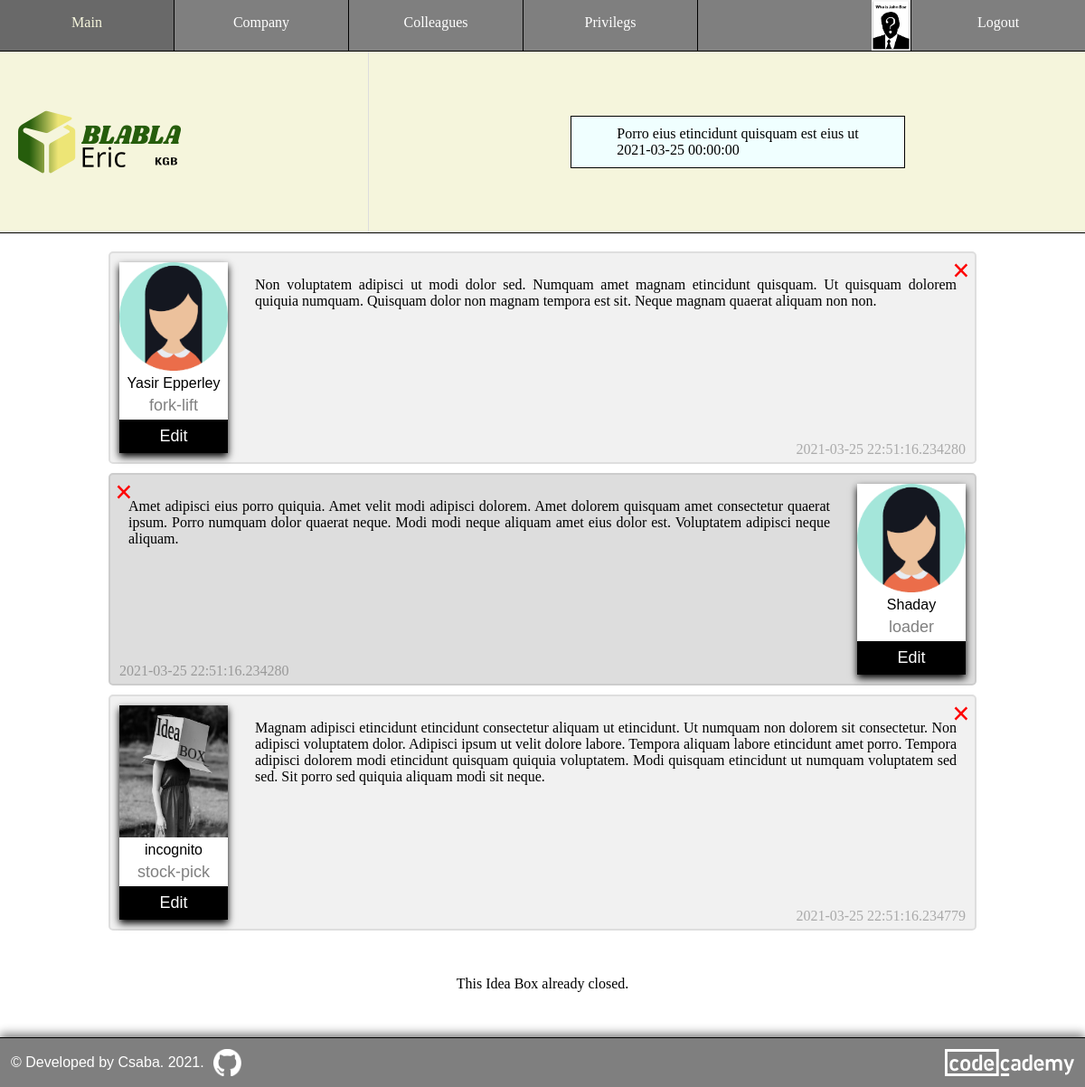
The page /idea_box/1 (signed in) on the database its author committed.
### models.py (models this page shows, shortened)
class Colleagues(db.Model, UserMixin):
    id = db.Column(db.Integer, primary_key = True)
    user_name = db.Column(db.String(32), unique = True, index = True)
    email = db.Column(db.String(128), unique = True, index = True)
    confirmed = db.Column(db.Integer, unique = False, default = 0)
    first_name = db.Column(db.String(32), nullable = False, index = True)
    last_name = db.Column(db.String(64), nullable = False, index = True)
    avatar = db.Column(db.String(8), nullable = True)
    position = db.Column(db.String(2048), index = True)
    password_hash = db.Column(db.String(128))
    company_id = db.Column(db.Integer, db.ForeignKey("company.id"))
    ideas = db.relationship(
        "Ideas",
        backref = "colleague",
        lazy = "dynamic",
        cascade = "all, delete, delete-orphan"  # cascading deletion
    )
    admin = db.relationship(
        "Admins",
        backref = "colleague",
        lazy = "dynamic",
        cascade = "all, delete, delete-orphan"  # cascading deletion
    )

class Boxes(db.Model):
    id = db.Column(db.Integer, primary_key = True)
    name = db.Column(db.String(128), unique = True, index = True)
    description = db.Column(db.String(16384), index = True)
    create_at = db.Column(db.DateTime, index = True, default = datetime.utcnow)
    close_at = db.Column(db.String(128), index = True, default = datetime.utcnow)
    admin_id = db.Column(db.Integer, db.ForeignKey("admins.id"))
    ideas = db.relationship(
        "Ideas",
        backref = "box",
        lazy = "dynamic",
        cascade = "all, delete, delete-orphan"  # cascading deletion
    )

class Ideas(db.Model):
    id = db.Column(db.Integer, primary_key = True)
    idea = db.Column(db.String(32768), index = True)
    sign = db.Column(db.String(128))
    create_at = db.Column(db.DateTime, index = True, default = datetime.utcnow)
    box_id = db.Column(db.Integer, db.ForeignKey("boxes.id"))
    colleague_id = db.Column(db.Integer, db.ForeignKey("colleagues.id"))

### routes.py (the view)
@app.route("/idea_box/<int:id>", methods = ["GET", "POST"])
@login_required
def idea_box(id):
    idea_box = get_idea_box(id, current_user)
    if not idea_box:
        return unathorized("You cannot to view this Idea Box.", "error")
    if is_auth_box(current_user):
        current_user.is_admin = True
    idea_box.Boxes.is_open = is_open(idea_box.Boxes.close_at)
    ideas = Ideas.query.filter(Ideas.box_id == id).all()
    for idea in ideas:
        colleague = Colleagues.query.get(idea.colleague_id)
        idea.avatar = get_avatar(colleague)
        idea.position = colleague.position
    return render_template(
        "idea_box.html",
        update_box = is_auth_box(current_user),      # to add edit icon to authorized admin
        box = idea_box.Boxes,
        ideas = ideas,
        change_logo = is_auth_company(current_user), # to add click event to change logo for authorized admin
        logo = get_logo(current_user),
        nav = get_nav(current_user)
    )

### date.py (called while the page is built)
def str_to_date(str, format="%Y-%m-%d"):
    if type(str) == datetime:
        str = datetime.strftime(str, format)
    return datetime.strptime(str[ : 10], format)

def add_day(date, day):
    return date + timedelta(days = day)

def is_open(str_date):
    close_at = add_day(str_to_date(str_date), 1)
    return close_at > datetime.now()

### helper.py (called while the page is built)
def get_admin(current_user):
    admin = Admins.query.filter(Admins.colleague_id == current_user.id).first()
    if not admin:
        admin = instatiate_admin(False)
    return admin

def is_auth_company(current_user):
    admin = get_admin(current_user)
    if not admin.update_company:
        return False
    return True

def is_auth_colleague(current_user, colleague=None):
    if not colleague:
        colleague = current_user
    admin = get_admin(current_user)
    if not admin.update_colleague:
        return False
    if current_user.company_id != colleague.company_id:
        return False
    return True

def is_auth_privilegs(current_user, colleague=None):
    if not colleague:
        colleague = current_user
    admin = get_admin(current_user)
    if not admin.update_privilegs:
        return False
    if current_user.company_id != colleague.company_id:
        return False
    return True

def is_auth_box(current_user):
    admin = get_admin(current_user)
    if not admin.update_box:
        return False
    return True

def get_avatar(current_user):
    extension = current_user.avatar
    if extension:
        file = f"{current_user.id}.{extension}"
        if not os.path.exists(f"static/avatars/{file}"):
            bucket = os.environ["S3_BUCKET"]
            object_name = f"avatars/{file}"
            s3.download(bucket, object_name, f"static/{object_name}")
        return file
    else:
        return "default.png"

def get_logo(current_user):
    id = current_user.company_id
    company = Company.query.get(id)
    logo_extension = company.logo
    if logo_extension:
        file = f"{id}.{logo_extension}"
        if not os.path.exists(f"static/logo/{file}"):
            bucket = os.environ["S3_BUCKET"]
            object_name = f"logo/{file}"
            s3.download(bucket, object_name, f"static/{object_name}")
        return file
    else:
        return "idea-box.svg"

### models.py (called while the page is built)
@login_manager.user_loader
def load_colleague(id):
    return Colleagues.query.get(int(id))

### templates/idea_box.html (shortened to what this page needs)
{% extends "base.html" %}
{% block css %}
<link rel="stylesheet" href="{{ url_for('static', filename = 'style/create_box.css') }} " />
<link rel="stylesheet" href="{{ url_for('static', filename = 'style/idea_box.css') }} " />
{% endblock css %}
{% block header_left %}
    {% include 'component/logo.html' %}
{% endblock header_left %}
{% block header_right %}
    {% include 'component/idea_box_preview.html' %}
{% endblock header_right %}
{% block content %}
<main class="idea_box">
    <section class="ideas">
        {% for idea in ideas %}
            <div class="idea{{' darker' if loop.index % 2 == 0}}">
                <div class="avatar_card {{'right' if loop.index % 2 == 0}}">
                    <img
                    src="{{ url_for('static', filename = '/avatars/' + idea.avatar if idea.sign != 'incognito' else '/avatars/incognito-cut.svg') }}"
                    alt="{{idea.sign}}'s avatar"
                    />
                    <p>{{idea.sign}}</p>
                    <p class="position">{{idea.position}}</p>
                    <div class="edit_button">
                        {% if (idea.colleague_id == current_user.id and box.is_open) or current_user.is_admin %}
                        <button onclick="window.location = '/create_idea/{{box.id}}/{{idea.id}}';">Edit</button>
                        {% endif %}
                    </div>
                </div>
                {% if (idea.colleague_id == current_user.id and box.is_open) or current_user.is_admin  %}
                <div class="delete delete_{{'left' if loop.index % 2 == 0 else 'right'}}">
                    <a title="Delete this idea" onclick="window.location = '/delete_idea/{{idea.id}}';" >
                        <span>&times;</span>
                    </a>
                </div>
                {% endif %}
                <div class="speech_container">
                    <p class="speech" data-idea="{{idea.idea}}">{{idea.idea}}</p>
                </div>
                <div class="time_{{'left' if loop.index % 2 == 0 else 'right'}}">
                    <span class="date">{{idea.create_at}}</span>
                </div>
            </div>
        {% endfor %}
    </section>
    {% if box.is_open %}
    <div class="button">
        <a href="/create_idea/{{box.id}}/0" title="Click to Share Your Idea">Share my Idea</a>
    </div>
    {% else %}
    <div class="center">
        <p>This Idea Box already closed.</p>
    </div>
    {% endif %}
</main>
{% endblock content %}

### templates/base.html (shortened to what this page needs)
<html>
    <head>
        <link rel="stylesheet" href="{{ url_for('static', filename = 'style/base.css') }} " />
        <link rel="stylesheet" href="{{ url_for('static', filename = 'style/common.css') }} " />
        {% block css %}{% endblock css %}
        <link rel="stylesheet" href="{{ url_for('static', filename = 'style/footer.css') }} " />
    </head>
    <body>
        <nav>
            <div class="left-nav">
                {% for menu, path in nav["left"].items() %}
                <a href="{{ path }}">{{ menu }}</a>
                {% endfor %}
            </div>
            <div class="right-nav">
                {% for menu, path in nav["right"].items() %}
                    {% if current_user.get_id() and path == "/profile" %}
                    <a id="avatar" href="/profile/{{ current_user.id }}" title="Your profile" >
                        {% if current_user.avatar %}
                        <img src="{{ url_for('static', filename = '/avatars/') }}{{ current_user.id }}.{{ current_user.avatar }}" />
                        {% else %}
                        <img src="{{ url_for('static', filename = '/avatars/default.png') }}" />
                        {% endif %}
                    </a>
                    {% else %}
                    <a href="{{ path }}">{{ menu }}</a>
                    {% endif %}
                {% endfor %}
            </div>
        </nav>
        <header>
            <div class="header_left">
                <div>
                    {% block header_left %}
                    {% endblock header_left %}
                </div>
            </div>
            <div class="header_right">
                <div>
                    {% block header_right %}
                    {% endblock header_right %}
                </div>
            </div>
        </header>
        {% block content %}
        {% endblock content %}
        <footer>
            <div id="copiright">
                &copy; Developed by Csaba. <span id="developed">   2021</span><span id="presentYear">.</span>
            </div>
            <div id="github_icon">
                <a href="https://github.com/lendoo73/my_idea_boxes" target="_blank" title="Code on GitHub" >
                    <img src="{{ url_for('static', filename = 'images/github_logo.png') }}" />
                </a>
            </div>
            <div>
                <a href="https://www.codecademy.com/profiles/lendoo" target="_blank">
                    <img id="codecademy_logo" src="{{ url_for('static', filename = 'images/codecademy-white.svg') }}" alt="CodeCademy logo" />
                </a>
            </div>
        </footer>
    </body>
</html>

### templates/component/idea_box_preview.html (shortened to what this page needs)
<section class="idea_box">
    <div id="header_container">{{box.name}}</div>
    <div id="close_at_container">{{box.close_at}}</div>
</section>

### static/style/base.css (style rules this page uses)
body { margin: 0; box-sizing: border-box; }
main { min-height: 32vh; }
nav { border-bottom: 1px solid black; background-color: rgba(0, 0, 0, 0.5); width: 100%; overflow: auto; }
.left-nav a { float: left; vertical-align: middle; }
#avatar { width: min-content; }
.right-nav a { float: right; }
.left-nav a { border-right: 1px solid black; }
.right-nav a:not(:last-child) { border-left: 1px solid black; }
.right-nav a img { height: 56px; margin-top: -16px; }
a { text-decoration: none; }
nav a { color: white; height: 24px; width: 16%; text-align: center; padding: 16px 0; }
header { display: grid; justify-content: space-between; grid-template-columns: 34% 64%; grid-gap: 20px; background-color: beige; min-height: 200px; border-bottom: 1px solid black; margin-bottom: 20px; }
.header_left, .header_right { display: flex; align-items: center; }
.header_left { position: relative; border-right: 1px solid #ddd; }
.header_right { padding: 10px 0; }

### static/style/common.css (style rules this page uses)
.center { text-align: center; }
.delete { position: absolute; top: 0; color: red; font-size: 35px; font-weight: 900; cursor: pointer; }
footer { margin-top: 50px; }

### static/style/idea_box.css (style rules this page uses)
.header_right { margin: 0 auto; }
section.idea_box { padding: 10px 50px; border: 1px solid black; background-color: azure; margin: 30px; }
#header_container { text-align: center; }
.ideas { width: 80%; margin: 0 auto 50px; }
.idea { position: relative; border: 2px solid #dedede; background-color: #f1f1f1; border-radius: 5px; padding: 10px; margin: 10px 0; text-align: justify; }
.darker { border-color: #ccc; background-color: #ddd; }
.speech { padding: 0px 10px 20px 10px; }
.idea::after { content: ""; clear: both; display: table; }
.avatar_card { float: left; max-width: 120px; width: 100%; margin-right: 30px; text-align: center; font-family: arial; box-shadow: 0 4px 8px 0 rgba(0, 0, 0, 1); background-color: white; }
.avatar_card p { margin: 5px; }
.avatar_card.right { float: right; margin-left: 30px; margin-right: 0; }
.avatar_card img { width: 100%; }
.position { color: grey; font-size: 18px; }
.edit_button button { border: none; outline: 0; display: inline-block; padding: 8px; color: white; background-color: #000; text-align: center; cursor: pointer; width: 100%; font-size: 18px; }
.delete_right { right: 5px; }
.delete_left { left: 5px; }
.time_left, .time_right { position: absolute; bottom: 5px; }
.time_right { float: right; color: #aaa; right: 10px; }
.time_left { float: left; color: #999; left: 10px; }

### static/style/footer.css (style rules this page uses)
footer { display: flex; align-items: center; background-color: rgba(0, 0, 0, 0.5); color: white; text-align: left; padding: 12px; font-family: sans-serif; border-top: 1px solid black; box-shadow: 0px -4px 10px grey; }
footer img { height: 30px; }
#github_icon { flex-grow: 1; margin-left: 10px; }
#codecademy_logo { flex-grow: 2; }

### rows shown on the page
Boxes: name "Porro eius etincidunt quisquam est eius ut", close_at "2021-03-25 00:00:00"
Ideas: sign "Yasir Epperley", position "fork-lift", idea "Non voluptatem adipisci ut modi dolor sed. Numquam amet magnam etincidunt quisquam. Ut quisquam dolorem quiquia numquam. Quisquam dolor non magnam tempora est sit. Neque magnam quaerat aliquam non non.", create_at "2021-03-25 22:51:16.234280"
Ideas: sign "Shaday", position "loader", idea "Amet adipisci eius porro quiquia. Amet velit modi adipisci dolorem. Amet dolorem quisquam amet consectetur quaerat ipsum. Porro numquam dolor quaerat neque. Modi modi neque aliquam amet eius dolor est. Voluptatem adipisci neque aliquam.", create_at "2021-03-25 22:51:16.234280"
Ideas: sign (picture), sign "incognito", position "stock-pick", idea "Magnam adipisci etincidunt etincidunt consectetur aliquam ut etincidunt. Ut numquam non dolorem sit consectetur. Non adipisci voluptatem dolor. Adipisci ipsum ut velit dolore labore. Tempora aliquam labore etincidunt amet porro. Tempora adipisci dolorem modi etincidunt quisquam quiquia voluptatem. Modi quisquam etincidunt ut numquam voluptatem sed sed. Sit porro sed quiquia aliquam modi sit neque.", create_at "2021-03-25 22:51:16.234779"

### other values the page prints
{{ menu }} "Main" "Company" "Colleagues" "Privilegs"
{{ menu }} "Logout"
